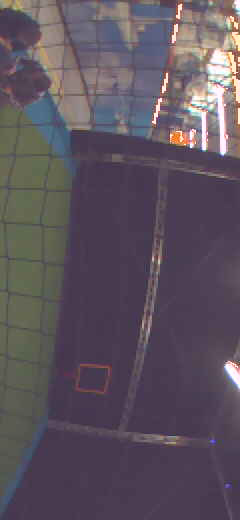
#> input picture frame 6 of Videos/vlc-record-2020-03-05-11h50m08s-rtp_5000.sdp-.avi, 240 x 520 px, given in place of vlc-record-2023-03-10-09h59m06s-rtp_5000.sdp-.avi, which was not available
$ jupyter execute --allow-errors optical_flow.ipynb   (shell and % lines are left out)
#> lines starting #> are read from the running program, lines starting #| are printed output that depends on the picture; after the words box and inside, x2 and y2 are one past the last pixel; in counts of white or black regions, pixels touching at a corner belong together; pictures that were not available may be replaced by others from this repository, and a replacement may not be noted
### prototypes/object_detection/match_image_data.py
import numpy as np
import pandas as pd
import os
import cv2


def convert_csv_2_dict(datafile: str) -> dict:
    """
    converts csv files of the state of the drone into dictionaries
    """
    df = pd.read_csv(datafile)
    dict_data = dict()
    for col in df.columns:
        dict_data[col] = np.array(df[col].array)
    return dict_data

# [35 lines left out: functions load_images_from_folder, get_timestamp_image, get_drone_state, not called in this run]

### prototypes/object_detection/optical_flow.ipynb
[cell 1]
import cv2
import numpy as np
import os
import matplotlib.pyplot as plt
import pandas as pd
from match_image_data import convert_csv_2_dict, load_images_from_folder, get_drone_state


DATAFILE_DRONE = "/home/matthijs/paparazzi/data/AE4317_2019_datasets/cyberzoo_aggressive_flight/20190121-144708.csv"
IMAGES_FOLDER = "/home/matthijs/paparazzi/data/AE4317_2019_datasets/cyberzoo_aggressive_flight/20190121-144646/"
VIDEO_FILE = "/home/matthijs/robotics_q3/mav/cyberzoo.mp4"
VIDEO_FILE_SIM = "/home/matthijs/paparazzi/videos/vlc-record-2023-03-03-11h21m26s-rtp_5000.sdp-.avi"
VIDEO_ALL_OBSTACLES = "/home/matthijs/paparazzi/videos/vlc-record-2023-03-10-10h06m31s-rtp_5000.sdp-.avi"
VIDEO_ORANGE_AVOID = "/home/matthijs/paparazzi/videos/vlc-record-2023-03-10-09h59m06s-rtp_5000.sdp-.avi"
SHOW_CV2_IMG = False
SHOW_VIDEO = True

#> (the rest of this cell did not finish here and is left out)

[cell 2]
# [11 lines left out: function show_img, not called in this run]

[cell 3]
def rgb_2_gray(image):
    gray = cv2.cvtColor(image, cv2.COLOR_BGR2GRAY)
    return gray

[cell 4]
# This Optical flow implementation yields to way better results
import time
from collections import deque


# [33 lines left out: functions draw_flow, draw_hsv, not called in this run]

def draw_flow_sides(flow_left, flow_right):
    img_flow_sides = np.zeros((200, 50))
    img_flow_sides[:100, :] = flow_left
    img_flow_sides[100:, :] = flow_right
    return img_flow_sides


if SHOW_VIDEO:

    cap = cv2.VideoCapture(VIDEO_ORANGE_AVOID)

    suc, prev = cap.read()
#> prev is the input picture: shape (520, 240, 3); mean B, G, R 94, 83.3, 93.5

    prev = prev[160:360,95:145]
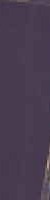
#> prev: shape (200, 50, 3); mean B, G, R 80.2, 59.6, 73.6
    prevgray = cv2.cvtColor(prev, cv2.COLOR_BGR2GRAY)
    #prevgray = canny_edge_detection(prevgray)
    flow_left_queue = deque(maxlen=3)
    flow_right_queue = deque(maxlen=3)
    while True:

        suc, img = cap.read()
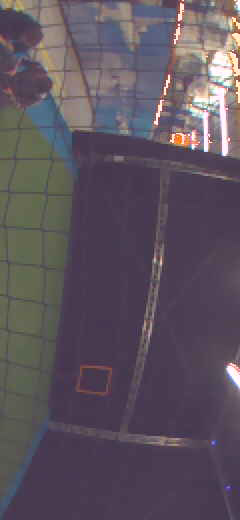
#> input picture frame 7 of Videos/vlc-record-2020-03-05-11h50m08s-rtp_5000.sdp-.avi, 240 x 520 px, given in place of vlc-record-2023-03-10-09h59m06s-rtp_5000.sdp-.avi, which was not available
#> img is the input picture: shape (520, 240, 3); mean B, G, R 93.9, 83.3, 93.5
        if img is None:
            continue
        img = img[160:360,95:145]
#> img: shape (200, 50, 3)

        gray = cv2.cvtColor(img, cv2.COLOR_BGR2GRAY)
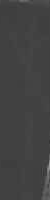
#> gray: shape (200, 50); min 52, max 158, mean 66.2
        #gray = canny_edge_detection(gray)
        # start time to calculate FPS
        start = time.time()
        print("hi", prevgray[:100,:].shape)
#| hi (100, 50)
        flow_l = cv2.calcOpticalFlowFarneback(prevgray[:100,:], gray[:100,:], None, 0.5, 3, 15, 3, 5, 1.2, 0)
        flow_r = cv2.calcOpticalFlowFarneback(prevgray[100:,:], gray[100:,:], None, 0.5, 3, 15, 3, 5, 1.2, 0)
        print(flow_l.shape)
#| (100, 50, 2)
        flow_left = np.sum(np.linalg.norm(flow_l, axis=2))
#> flow_left = 133.7
        flow_right = np.sum(np.linalg.norm(flow_r, axis=2))
#> flow_right = 1569.5
        print(flow_left.shape, flow_right.shape)
        flow_left_queue.append(flow_left)
        flow_right_queue.append(flow_right)
        sum_flow_left = np.sum(flow_left_queue)
        sum_flow_right = np.sum(flow_right_queue)
        print(sum_flow_left, sum_flow_right)
        flow_left_norm = sum_flow_left / max(sum_flow_left, sum_flow_right)
        flow_right_norm = sum_flow_right / max(sum_flow_left, sum_flow_right)

        # print(flow_left_norm, flow_right_norm)
        prevgray = gray


        # End time
        end = time.time()
        # calculate the FPS for current frame detection
        fps = 1 / (end-start)

        print(f"{fps:.2f} FPS")

        #cv2.imshow('flow', draw_flow(gray, flow))
        cv2.imshow('flow sides', draw_flow_sides(flow_left_norm, flow_right_norm))
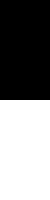
#> window 'flow sides': shape (200, 50) float64; values 0.0852 (black) and 1 (white), 50% white; 1 white region, box (x1, y1, x2, y2) and area: (0, 100, 50, 200) 5000
        #cv2.imshow('flow HSV', draw_hsv(flow))


        key = cv2.waitKey(1000)
#> (key q is pressed here)
        if key == ord('q'):
            break


    cap.release()
    cv2.destroyAllWindows()

[cell 5]
# [10 lines of commented-out code are left out]

[cell 6]
import csv
class Obstacle:
    def __init__(self, x, y):
        self.x = x
        self.y = y

pole_loc_file = "/home/matthijs/paparazzi/data/AE4317_2019_datasets/cyberzoo_poles_panels_mats/pole_locations.csv"
real_obs = []
iter = 0
#> (the rest of this cell did not finish here and is left out)

[cell 7]
from match_image_data import convert_csv_2_dict, load_images_from_folder, get_drone_state

DATAFILE_DRONE = "/home/matthijs/paparazzi/data/AE4317_2019_datasets/cyberzoo_poles_panels_mats/20190121-142943.csv"
IMAGES_FOLDER = "/home/matthijs/paparazzi/data/AE4317_2019_datasets/cyberzoo_poles_panels_mats/20190121-142935"


#> (the rest of this cell did not finish here and is left out)

[cell 8]
import cv2
from collections import deque

WIDTH = 30
HEIGHT = 140
LEFT = 0
MIDDLE = 1
RIGHT = 2
MAX_RANGE = 6
FOV = 70*np.pi/180

# [4 lines of commented-out code are left out]


# [12 lines left out: functions create_windows, scale_window, not called in this run]

def calculate_output_flow(flow):
    return np.sum(np.linalg.norm(flow, axis=2))

# [63 lines left out: functions obs_detection, obstacle_in_range, adapt_conf_mat, not called in this run]
tpr_l = []
fpr_l = []
#> (the rest of this cell did not finish here and is left out)

[cell 9]
import matplotlib.pyplot as plt
y = np.linspace(0,1,100)
x = y
plt.plot(fpr_l, tpr_l, "o")
plt.plot(x, y)
plt.grid()
plt.show()
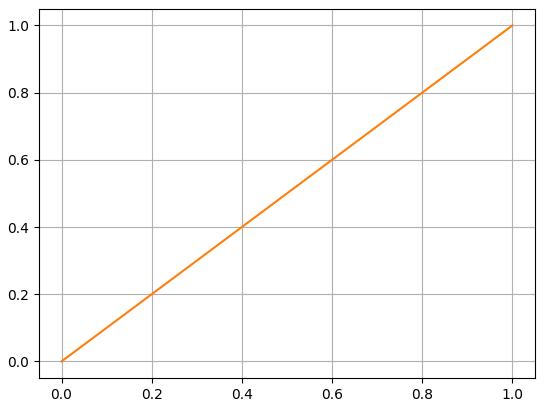
#> figure drawn by matplotlib, 1 panel; curve peaks at x = 1, y = 1

$ run again, starting later in the video
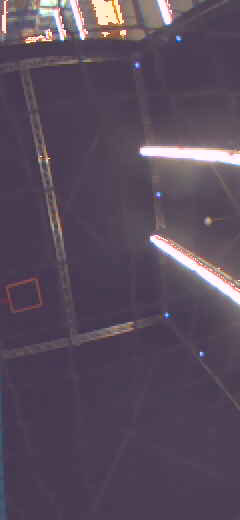
#> input picture frame 55 of Videos/vlc-record-2020-03-05-11h50m08s-rtp_5000.sdp-.avi, 240 x 520 px, given in place of vlc-record-2023-03-10-09h59m06s-rtp_5000.sdp-.avi, which was not available
#> prev is the input picture: shape (520, 240, 3); mean B, G, R 91.7, 74.8, 88.8
#> prev: shape (200, 50, 3)
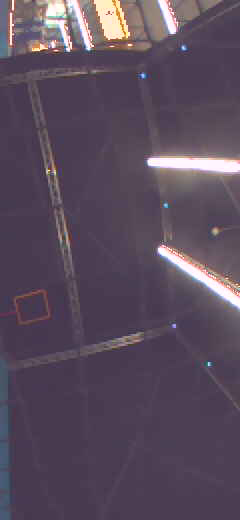
#> input picture frame 56 of Videos/vlc-record-2020-03-05-11h50m08s-rtp_5000.sdp-.avi, 240 x 520 px, given in place of vlc-record-2023-03-10-09h59m06s-rtp_5000.sdp-.avi, which was not available
#> img is the input picture: shape (520, 240, 3); mean B, G, R 92.8, 76.1, 90
#> `img = img[160:360,95:145]`:
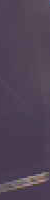
#> img: shape (200, 50, 3); mean B, G, R 85.3, 67.1, 80.6
#| hi (100, 50)
#| (100, 50, 2)
#> flow_left = 46.32
#> flow_right = 5869.3
